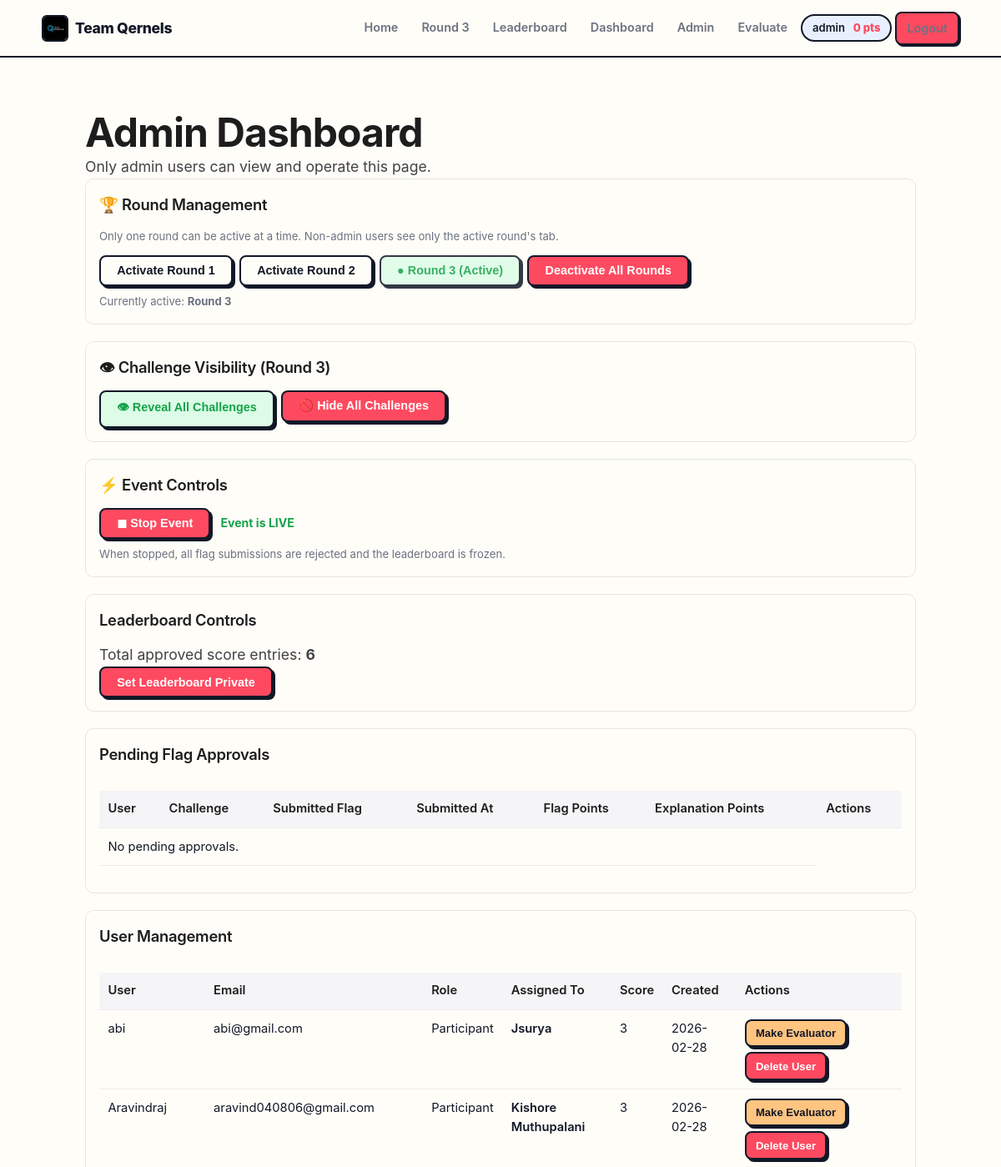
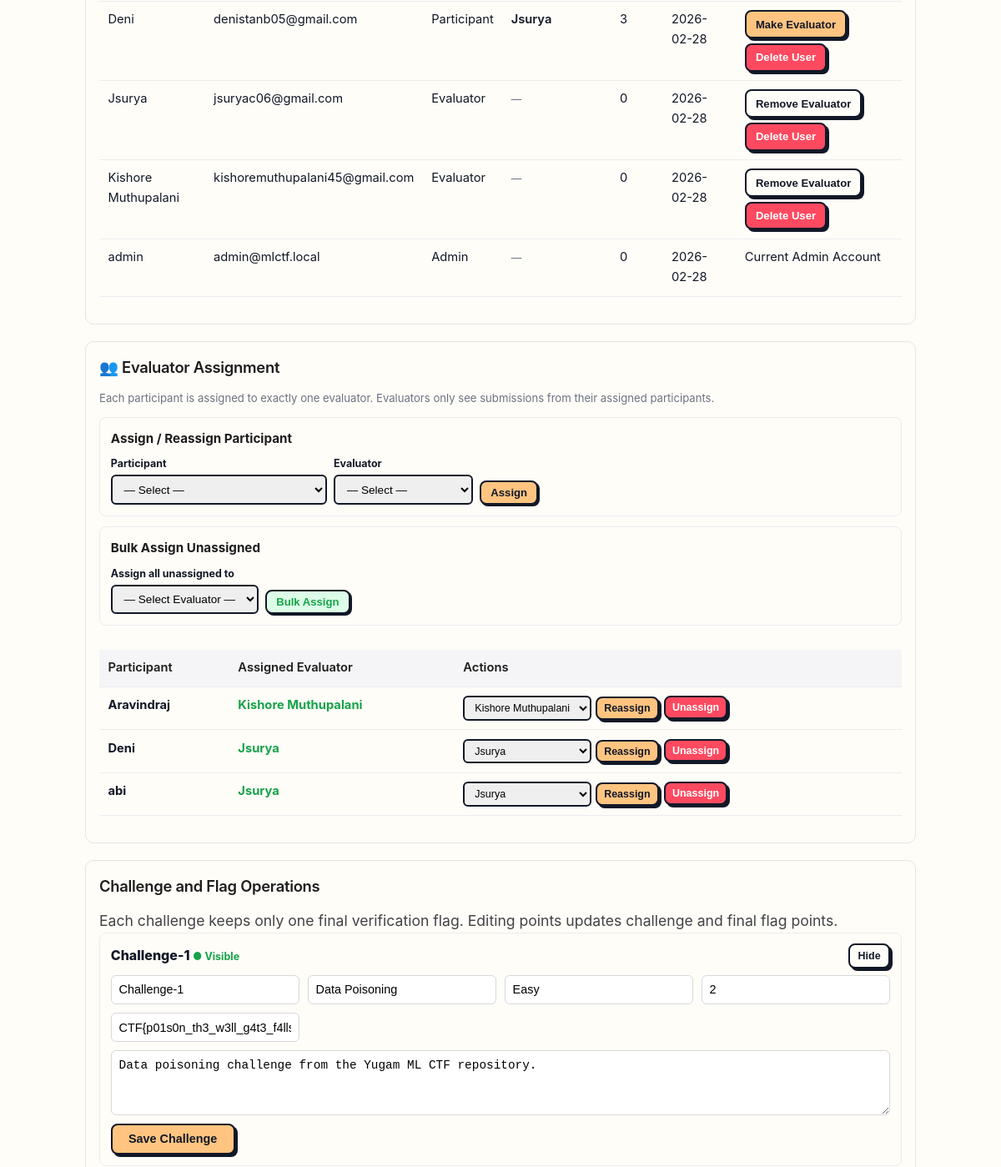
The app's page /admin/dashboard (signed in, upper part), older data (2 pictures, top to bottom).
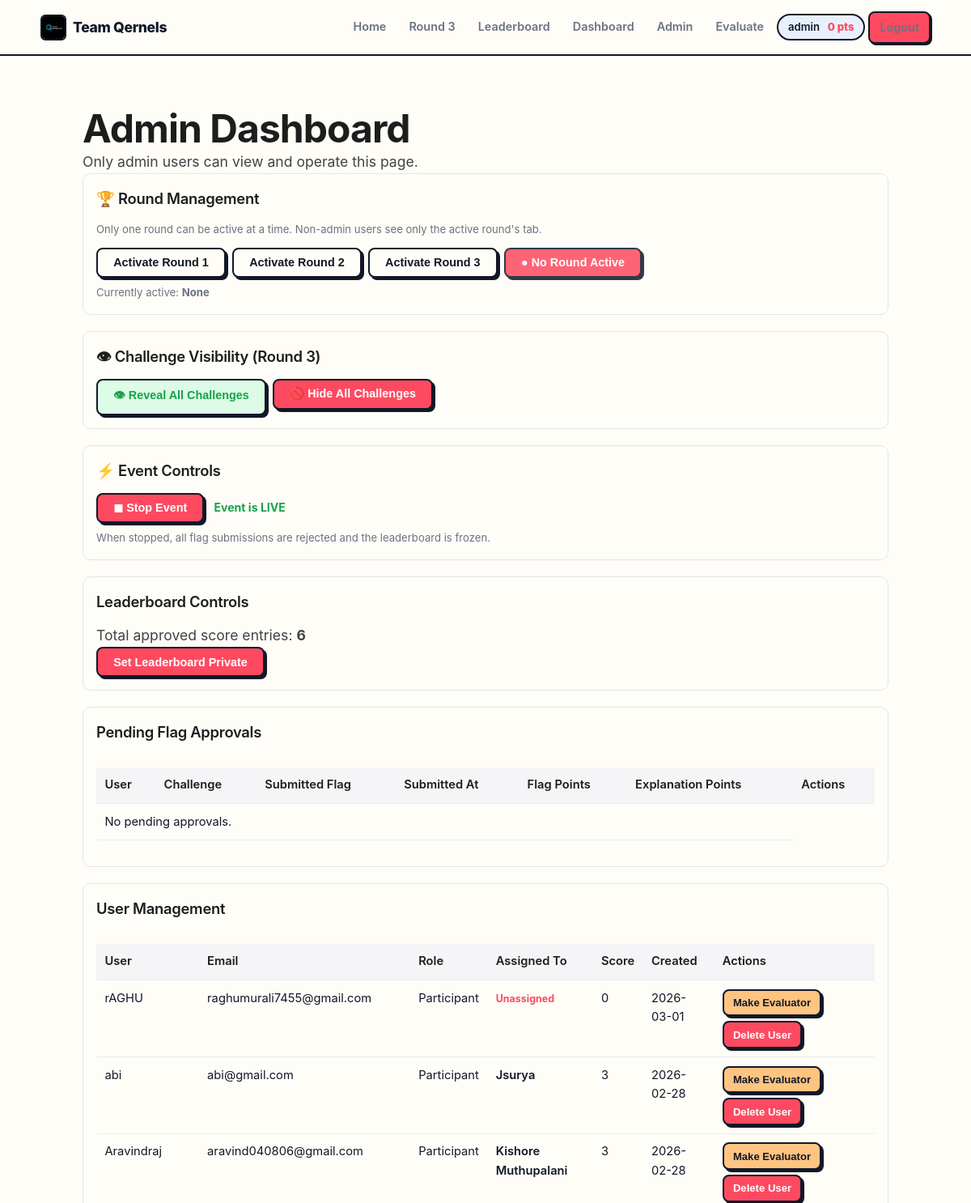
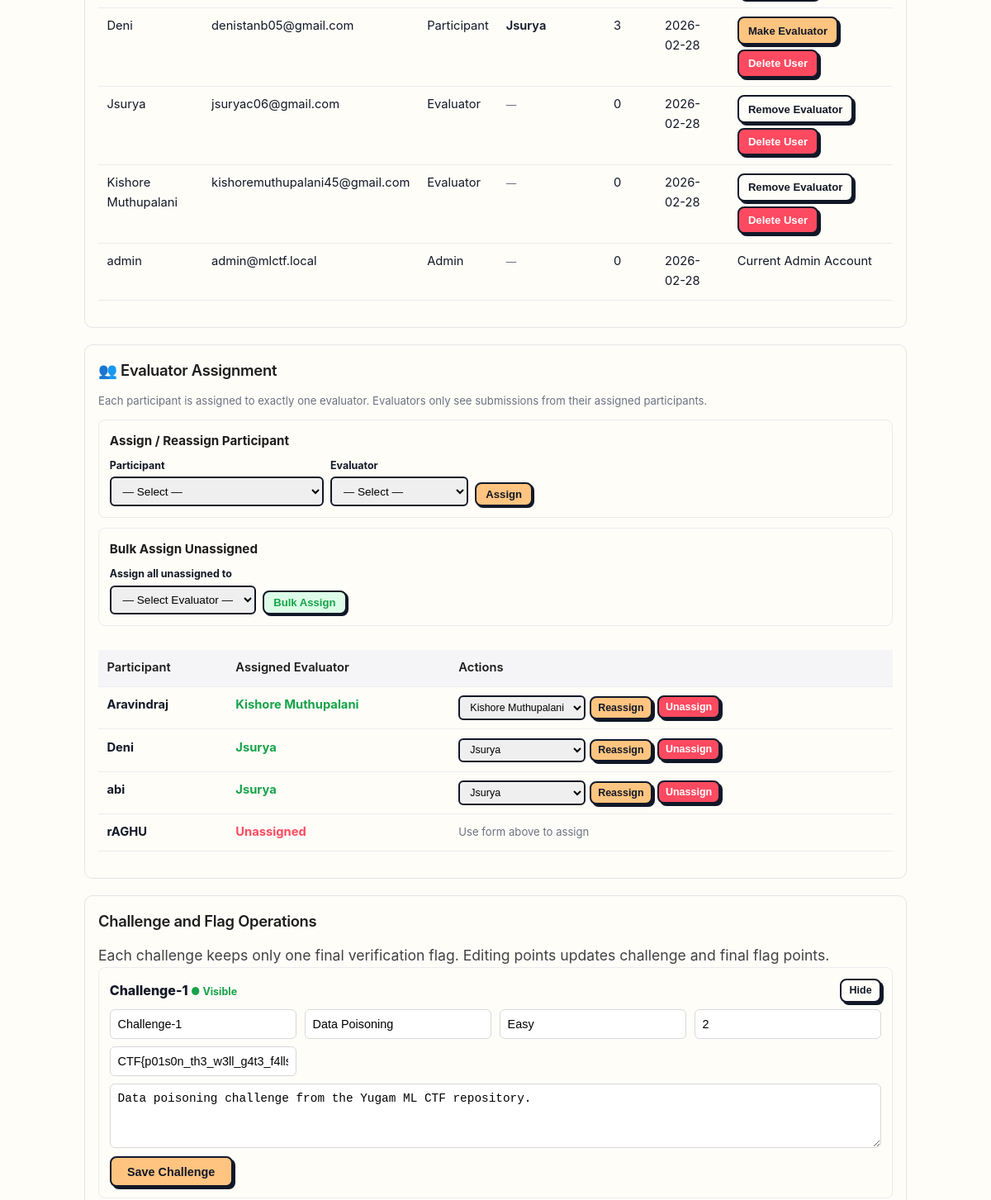
The same page, newer data (2 pictures, top to bottom).
### models.py (models this page shows, shortened)
class User(Base):
    __tablename__ = "users"
    id = Column(Integer, primary_key=True)
    username = Column(String(255), unique=True, nullable=False, index=True)
    email = Column(String(255), unique=True, nullable=False, index=True)
    password_hash = Column(String(255), nullable=False)
    created_at = Column(DateTime, default=datetime.utcnow)
    last_login = Column(DateTime)
    total_points = Column(Integer, default=0)
    is_admin = Column(Boolean, default=False)
    is_evaluator = Column(Boolean, default=False)
    is_approved = Column(Boolean, default=False)
    is_leaderboard_public = Column(Boolean, default=False)
    event_active = Column(Boolean, default=False)
    assigned_evaluator_id = Column(Integer, ForeignKey("users.id"), nullable=True)
    assigned_evaluator_rel = relationship(
        "User",
        foreign_keys=[assigned_evaluator_id],
        remote_side="User.id",
        backref="assigned_participants",
    )
    is_authenticated = True
    submissions = relationship(
        "Submission", backref="user", lazy=True,
        cascade="all, delete-orphan", foreign_keys="Submission.user_id",
    )
    scores = relationship(
        "Score", foreign_keys="Score.user_id", backref="user",
        lazy=True, cascade="all, delete-orphan",
    )
    approved_scores = relationship(
        "Score", foreign_keys="Score.approved_by",
        backref="approved_by_user", lazy=True,
    )

class Challenge(Base):
    __tablename__ = "challenges"
    id = Column(Integer, primary_key=True)
    title = Column(String(255), nullable=False)
    description = Column(Text, nullable=False)
    category = Column(String(100))
    difficulty = Column(String(50))
    total_points = Column(Integer, default=100)
    source_file_path = Column(String(255))
    order_position = Column(Integer, default=0)
    is_revealed = Column(Boolean, default=False)
    created_at = Column(DateTime, default=datetime.utcnow)
    flags = relationship("Flag", backref="challenge", lazy=True, cascade="all, delete-orphan")
    submissions = relationship("Submission", backref="challenge", lazy=True, cascade="all, delete-orphan")
    scores = relationship("Score", backref="challenge", lazy=True, cascade="all, delete-orphan")

class Flag(Base):
    __tablename__ = "flags"
    id = Column(Integer, primary_key=True)
    challenge_id = Column(Integer, ForeignKey("challenges.id"), nullable=False)
    flag_content = Column(String(255), nullable=False)
    flag_order = Column(Integer)
    points_value = Column(Integer, default=25)
    description = Column(Text)
    created_at = Column(DateTime, default=datetime.utcnow)
    submissions = relationship("Submission", backref="flag", lazy=True)

### routes/admin.py (the view)
@router.get("/dashboard", name="admin.dashboard")
def dashboard(request: Request):
    redirect = _require_admin(request)
    if redirect:
        return redirect
    db = request.state.db
    user = request.state.user
    from challenge_catalog import get_catalog_by_order
    catalog = get_catalog_by_order()
    pending_scores = db.query(Score).filter_by(is_approved=False).order_by(Score.awarded_at.desc()).all()
    pending_rows = []
    for score in pending_scores:
        latest = _latest_correct_submission(db, score)
        challenge = db.query(Challenge).get(score.challenge_id)
        cfg = catalog.get(challenge.order_position, {}) if challenge else {}
        pending_rows.append({
            "score": score,
            "latest_flag_value": latest.submitted_flag if latest else "",
            "submitted_at": latest.submitted_at if latest else score.awarded_at,
            "flag_points_max": cfg.get("flag_points_max", 0),
            "explanation_points_max": cfg.get("explanation_points_max", 0),
        })
    users = db.query(User).order_by(User.created_at.desc()).all()
    evaluators = db.query(User).filter((User.is_evaluator == True) | (User.is_admin == True)).order_by(User.username).all()
    participants = db.query(User).filter(User.is_admin == False, User.is_evaluator == False).order_by(User.username).all()
    challenges = db.query(Challenge).order_by(Challenge.order_position).all()
    total_approved = db.query(Score).filter_by(is_approved=True).count()
    site_config = get_site_config(db)
    return render(
        "admin_dashboard.html",
        request,
        pending_rows=pending_rows,
        users=users,
        evaluators=evaluators,
        participants=participants,
        challenges=challenges,
        total_approved_scores=total_approved,
        is_leaderboard_public=site_config.leaderboard_public,
        event_active=site_config.event_active,
        active_round=site_config.active_round,
    )

### templates/admin_dashboard.html (shortened to what the changed rows need)
{% extends "base.html" %}
{% block content %}
<h1>Admin Dashboard</h1>
<div class="section">
    <h2>&#127942; Round Management</h2>
    <div style="display:flex; gap:0.5rem; flex-wrap:wrap; align-items:center;">
        {% for r in [1,2,3] %}
        <form method="POST" class="inline-form" action="{{ url_for('admin.set_active_round') }}">
            {% if active_round == r %}
                <button type="submit" class="btn btn-success" style="pointer-events:none; opacity:0.85;">
                    &#9679; Round {{ r }} (Active)
                </button>
            {% else %}
                <button type="submit" class="btn btn-secondary">
                    Activate Round {{ r }}
                </button>
            {% endif %}
        </form>
        {% endfor %}
        <form method="POST" class="inline-form" action="{{ url_for('admin.set_active_round') }}">
            {% if active_round == 0 %}
                <button type="submit" class="btn btn-danger" style="pointer-events:none; opacity:0.85;">
                    &#9679; No Round Active
                </button>
            {% else %}
                <button type="submit" class="btn btn-danger">Deactivate All Rounds</button>
            {% endif %}
        </form>
    </div>
    <p style="font-size:0.82rem; color:var(--text-muted); margin-top:0.5rem;">
        Currently active: <strong>{% if active_round %}Round {{ active_round }}{% else %}None{% endif %}</strong>
    </p>
</div>
<div class="section">
    <h2>&#128065; Challenge Visibility (Round 3)</h2>
</div>
<div class="section">
    <h2>&#9889; Event Controls</h2>
</div>
<div class="section">
    <h2>Leaderboard Controls</h2>
</div>
<div class="section">
    <h2>Pending Flag Approvals</h2>
    <div class="table-wrap">
        <table>
            <thead>
                <tr>
                    <th>User</th>
                    <th>Challenge</th>
                    <th>Submitted Flag</th>
                    <th>Submitted At</th>
                    <th>Flag Points</th>
                    <th>Explanation Points</th>
                    <th>Actions</th>
                </tr>
            </thead>
        </table>
    </div>
</div>
<div class="section">
    <h2>User Management</h2>
    <div class="table-wrap">
        <table>
            <thead>
                <tr>
                    <th>User</th>
                    <th>Email</th>
                    <th>Role</th>
                    <th>Assigned To</th>
                    <th>Score</th>
                    <th>Created</th>
                    <th>Actions</th>
                </tr>
            </thead>
            <tbody>
                {% for user in users %}
                <tr>
                    <td>{{ user.username }}</td>
                    <td>{{ user.email }}</td>
                    <td>{% if user.is_admin %}Admin{% elif user.is_evaluator %}Evaluator{% else %}Participant{% endif %}</td>
                    <td>
                        {% if user.is_admin or user.is_evaluator %}
                            <span style="font-size:0.78rem; color:var(--text-muted);">—</span>
                        {% elif user.assigned_evaluator %}
                            <span style="font-weight:600;">{{ user.assigned_evaluator.username }}</span>
                        {% else %}
                            <span style="color:var(--red); font-size:0.78rem; font-weight:700;">Unassigned</span>
                        {% endif %}
                    </td>
                    <td>{{ user.total_points }}</td>
                    <td>{{ user.created_at.strftime('%Y-%m-%d') }}</td>
                    <td>
                        {% if user.id != current_user.id %}
                        <div class="actions">
                            {% if not user.is_admin %}
                            <form method="POST" class="inline-form" action="{{ url_for('admin.toggle_evaluator', user_id=user.id) }}">
                                {% if user.is_evaluator %}
                                    <button type="submit" class="btn btn-secondary" style="padding:0.45rem 0.7rem;font-size:0.82rem;">Remove Evaluator</button>
                                {% else %}
                                    <button type="submit" class="btn btn-primary" style="padding:0.45rem 0.7rem;font-size:0.82rem;">Make Evaluator</button>
                                {% endif %}
                            </form>
                            {% endif %}
                            <form method="POST" class="inline-form" action="{{ url_for('admin.delete_user', user_id=user.id) }}">
                                <button type="submit" class="btn btn-danger" style="padding:0.45rem 0.7rem;font-size:0.82rem;">Delete User</button>
                            </form>
                        </div>
                        {% else %}
                        Current Admin Account
                        {% endif %}
                    </td>
                </tr>
                {% endfor %}
            </tbody>
        </table>
    </div>
</div>
<div class="section">
    <h2>&#128101; Evaluator Assignment</h2>
    <div class="table-wrap">
        <table>
            <thead>
                <tr>
                    <th>Participant</th>
                    <th>Assigned Evaluator</th>
                    <th>Actions</th>
                </tr>
            </thead>
            <tbody>
                {% for p in participants %}
                <tr>
                    <td><strong>{{ p.username }}</strong></td>
                    <td>
                        {% if p.assigned_evaluator %}
                            <span style="color:var(--green); font-weight:700;">{{ p.assigned_evaluator.username }}</span>
                        {% else %}
                            <span style="color:var(--red); font-weight:700;">Unassigned</span>
                        {% endif %}
                    </td>
                    <td>
                        {% if p.assigned_evaluator %}
                        <div class="actions">
                            <form method="POST" action="{{ url_for('admin.assign_evaluator') }}" style="display:flex; gap:0.3rem; align-items:center;">
                                <select name="evaluator_id" style="padding:0.3rem 0.5rem; border:2px solid #111827; border-radius:6px; font-size:0.78rem;" required>
                                    {% for ev in evaluators %}
                                    <option value="{{ ev.id }}" {% if ev.id == p.assigned_evaluator_id %}selected{% endif %}>{{ ev.username }}</option>
                                    {% endfor %}
                                </select>
                                <button type="submit" class="btn btn-primary" style="padding:0.3rem 0.5rem;font-size:0.78rem;">Reassign</button>
                            </form>
                            <form method="POST" class="inline-form" action="{{ url_for('admin.unassign_evaluator', user_id=p.id) }}">
                                <button type="submit" class="btn btn-danger" style="padding:0.3rem 0.5rem;font-size:0.78rem;">Unassign</button>
                            </form>
                        </div>
                        {% else %}
                        <span style="font-size:0.82rem; color:var(--text-muted);">Use form above to assign</span>
                        {% endif %}
                    </td>
                </tr>
                {% endfor %}
            </tbody>
        </table>
    </div>
</div>
<div class="section">
    <h2>Challenge and Flag Operations</h2>
    {% for challenge in challenges %}
    <div style="border:1px solid #ececef;border-radius:8px;padding:0.8rem;margin-bottom:0.8rem;">
        <div style="display:flex; justify-content:space-between; align-items:center; margin-bottom:0.5rem;">
            <span style="font-weight:800;">{{ challenge.title }}
                {% if challenge.is_revealed %}
                    <span style="color:var(--green); font-size:0.78rem; font-weight:700;"> &#9679; Visible</span>
                {% else %}
                    <span style="color:var(--red); font-size:0.78rem; font-weight:700;"> &#9679; Hidden</span>
                {% endif %}
            </span>
            <form method="POST" class="inline-form" action="{{ url_for('admin.toggle_challenge_reveal', challenge_id=challenge.id) }}">
                {% if challenge.is_revealed %}
                    <button type="submit" class="btn btn-secondary" style="padding:0.35rem 0.6rem;font-size:0.78rem;">Hide</button>
                {% else %}
                    <button type="submit" class="btn btn-success" style="padding:0.35rem 0.6rem;font-size:0.78rem;">Reveal</button>
                {% endif %}
            </form>
        </div>
        <form method="POST" class="challenge-form" action="{{ url_for('admin.update_challenge', challenge_id=challenge.id) }}">
            <input type="text" name="title" value="{{ challenge.title }}" placeholder="Title">
            <input type="text" name="category" value="{{ challenge.category }}" placeholder="Category">
            <input type="text" name="difficulty" value="{{ challenge.difficulty }}" placeholder="Difficulty">
            <input type="number" name="total_points" value="{{ challenge.total_points }}" min="1" placeholder="Points">
            <input type="text" name="flag_content" value="{{ challenge.flags[0].flag_content if challenge.flags else '' }}" placeholder="Final Flag Content">
            <textarea name="description" placeholder="Description">{{ challenge.description }}</textarea>
            <div>
                <button type="submit" class="btn btn-primary">Save Challenge</button>
            </div>
        </form>
    </div>
    {% endfor %}
</div>
{% endblock %}

### templates/base.html (shortened to what this page needs)
<!DOCTYPE html>
<html lang="en">
<head>
    <link rel="stylesheet" href="{{ url_for('static', filename='styles.css') }}">
</head>
<body>
    <header>
        <nav>
            <a href="{{ url_for('index') }}" class="logo">
                <img src="{{ url_for('static', filename='team_qernels_logo.jpeg') }}" alt="Team Qernels">
                <span>Team Qernels</span>
            </a>
            <ul class="nav-links">
                <li><a href="{{ url_for('index') }}">Home</a></li>
                {% if current_user.is_authenticated %}
                    {% if current_user.is_admin or (site_config and site_config.active_round == 3) %}
                    <li><a href="{{ url_for('challenges.list_challenges') }}">Round 3</a></li>
                    <li><a href="{{ url_for('challenges.leaderboard') }}">Leaderboard</a></li>
                    {% endif %}
                    <li><a href="{{ url_for('challenges.dashboard') }}">Dashboard</a></li>
                    {% if current_user.is_admin %}
                        <li><a href="{{ url_for('admin.dashboard') }}">Admin</a></li>
                    {% endif %}
                    {% if current_user.is_evaluator or current_user.is_admin %}
                        <li><a href="{{ url_for('evaluator.dashboard') }}">Evaluate</a></li>
                    {% endif %}
                    <li>
                        <span class="nav-user-chip">
                            {{ current_user.username }}&nbsp;<span class="nav-pts">{{ current_user.total_points }} pts</span>
                        </span>
                    </li>
                    <li><a href="{{ url_for('auth.logout') }}" class="btn btn-danger btn-sm">Logout</a></li>
                {% else %}
                    <li><a href="{{ url_for('auth.login') }}">Login</a></li>
                    <li><a href="{{ url_for('auth.register') }}" class="nav-pill btn">Register</a></li>
                {% endif %}
            </ul>
        </nav>
    </header>
    <div class="container">
        <div class="content">
            {% block content %}{% endblock %}
        </div>
    </div>
</body>
</html>

Row changes from the older to the newer data that the page shows:
added User: username "rAGHU", email "raghumurali7455@gmail.com", is_admin "Participant", total_points "0", created_at "2026-03-01", is_evaluator "Make Evaluator", shows "Unassigned", shows "Use form above to assign"
Text that changed along with them:
{{ active_round }}: "3" → (not shown)
list line gone: "● Round 3 (Active)"
new list line: "Activate Round 3"
text no longer shown: "Deactivate All Rounds Round"
text now shown: "● No Round Active None"
